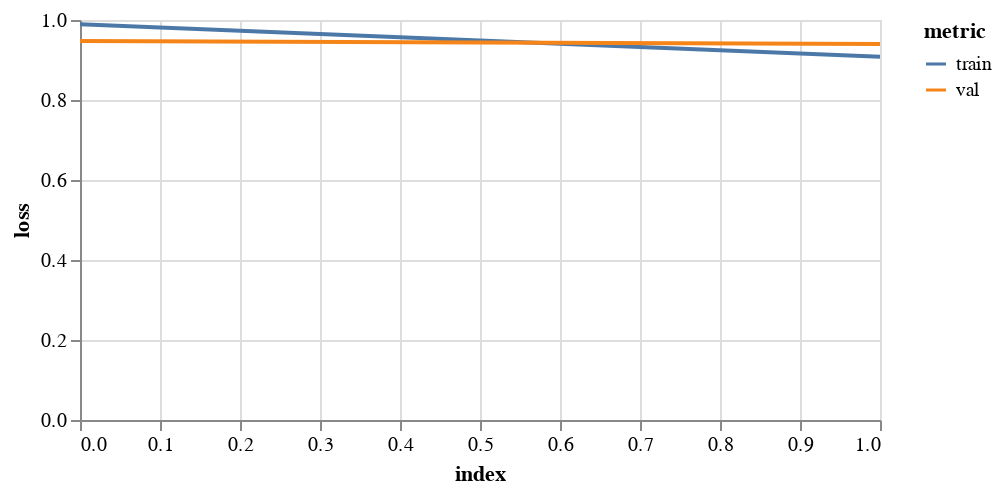

Notebook source saved alongside this figure:
### Markdown cell above
## 3. Train a GCN

### Code cell
gcn = FeaStNet()
history = gcn.trainModel(trainData, valData, 
                     epochs=2, 
                     batch_size=256, 
                     flatten=True, 
                     logTrans=False, 
                     ssTrans=True, 
                     saveDir='./results/debugging/')

plotHistory(history)

### Figure 1 — Vega-Lite specification as saved in the notebook (floating-point values rounded to 4 significant figures)
{"config": {"view": {"continuousWidth": 400, "continuousHeight": 300}}, "data": {"name": "data-6b330bc95dcafeb69c4f8db2d939565f"}, "mark": "line", "encoding": {"color": {"type": "nominal", "field": "metric"}, "tooltip": [{"type": "quantitative", "field": "epoch"}, {"type": "quantitative", "field": "value"}], "x": {"type": "quantitative", "field": "index"}, "y": {"type": "quantitative", "axis": {"title": "loss"}, "field": "value"}}, "height": 200, "transform": [{"fold": ["train", "val"], "as": ["metric", "value"]}], "width": 400, "$schema": "https://vega.github.io/schema/vega-lite/v4.8.1.json", "datasets": {"data-6b330bc95dcafeb69c4f8db2d939565f": [{"index": 0, "train": 0.9892, "val": 0.9473}, {"index": 1, "train": 0.9082, "val": 0.9402}]}}
